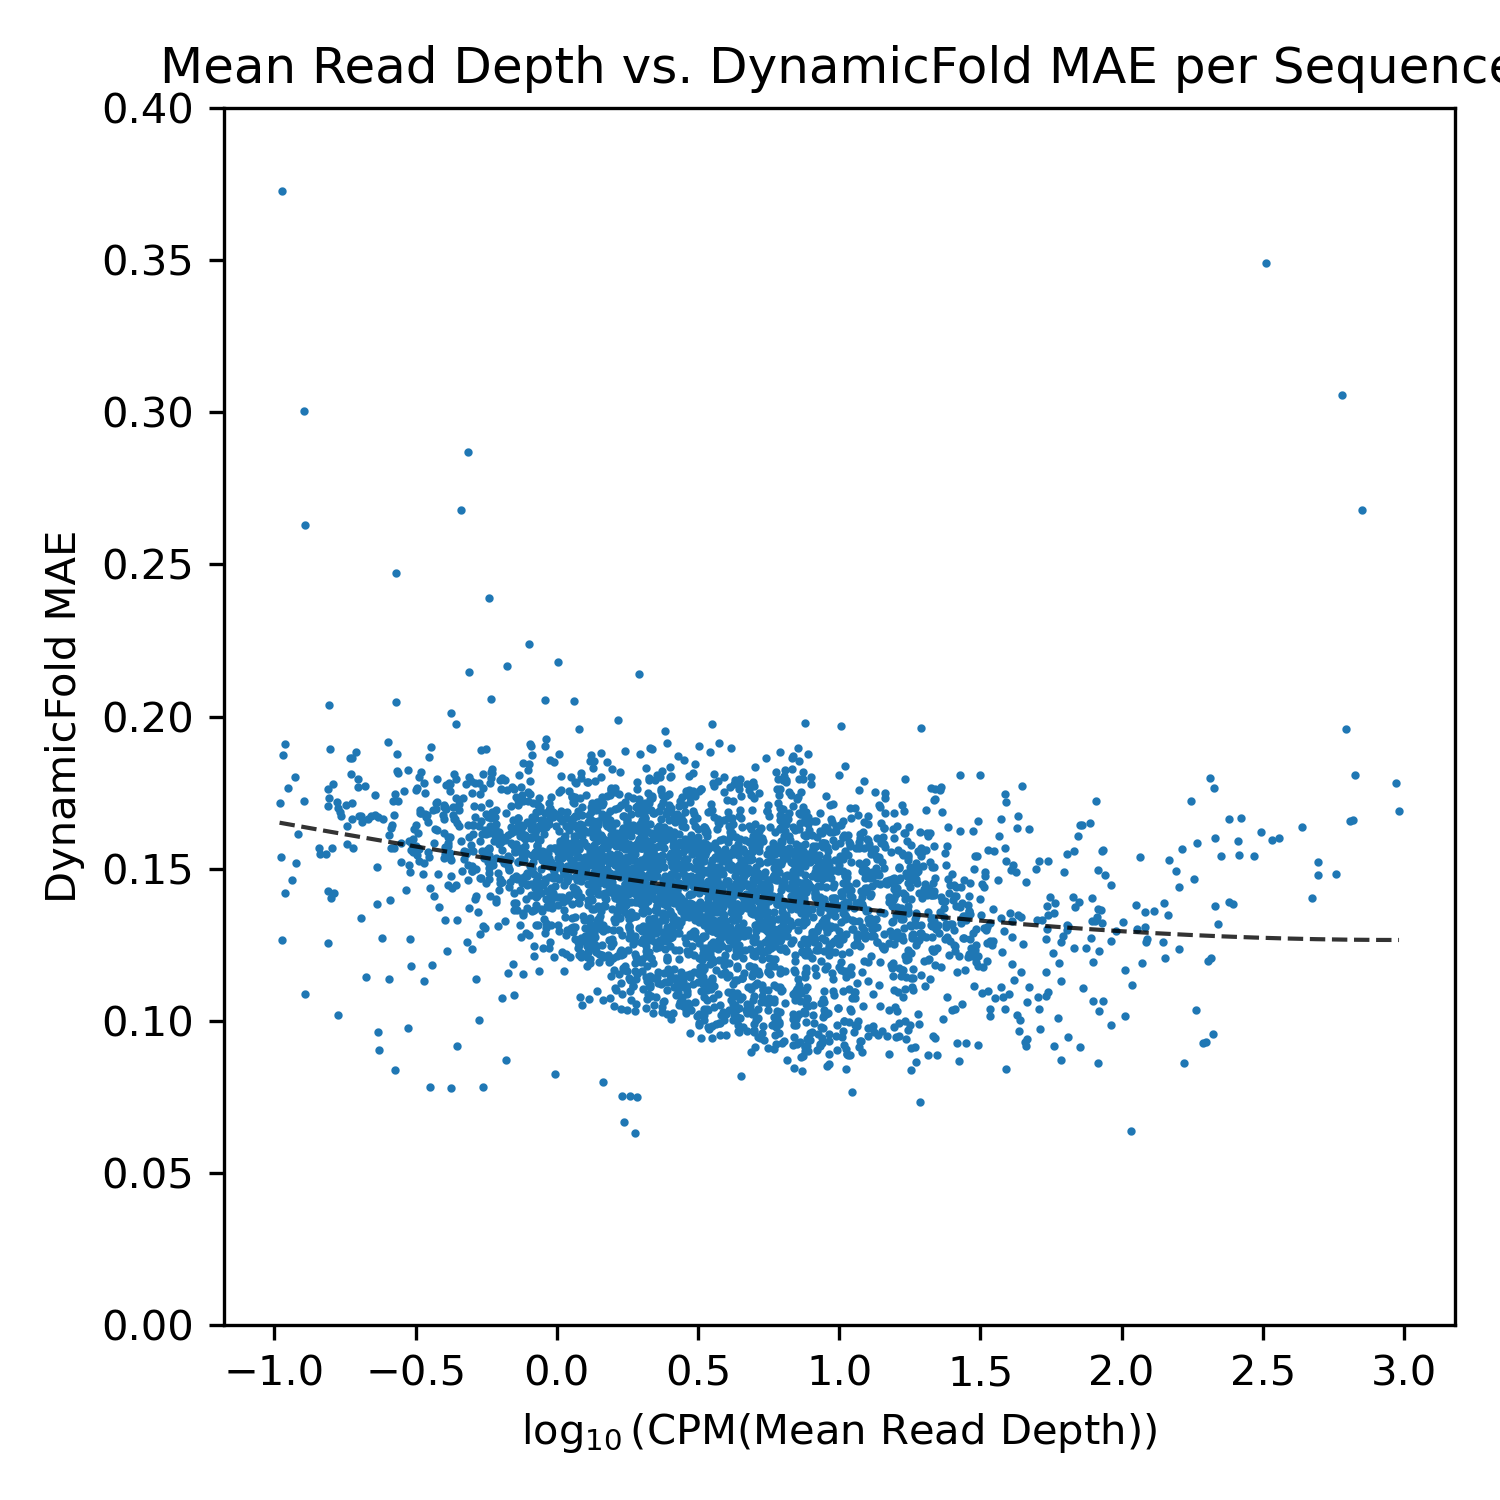

Generate this figure with Python:
import matplotlib.pyplot as plt
import pandas as pd
import numpy as np
import sys

data_csv = sys.argv[1]
output_plot = sys.argv[2]

def kernel_regression(x, y, bw):
    from statsmodels.nonparametric.kernel_regression import KernelReg
    kr = KernelReg(y, x, 'c', bw=(bw,))
    x_vals = np.arange(min(x), max(x), (max(x) - min(x)) / 1000)
    y_pred, _ = kr.fit(x_vals)
    plt.plot(x_vals, y_pred, color='black', linestyle='--', alpha=0.8, linewidth=1)

data = pd.read_csv(data_csv)
depths = list()
MAEs = list()
for _, row in data.iterrows():
    depths.append(row["MeanDepth"])
    MAEs.append(row["Score"])

depths = np.log10(depths)
plt.figure(figsize=(5, 5), dpi=300)
plt.scatter(depths, MAEs, s=1, marker="o")
kernel_regression(depths, MAEs, 2)
plt.xlabel(r"$\log_{10}$(CPM(Mean Read Depth))")
plt.ylabel("DynamicFold MAE")
plt.ylim((0, 0.4))
plt.title("Mean Read Depth vs. DynamicFold MAE per Sequence")
plt.tight_layout()
plt.savefig(output_plot)
